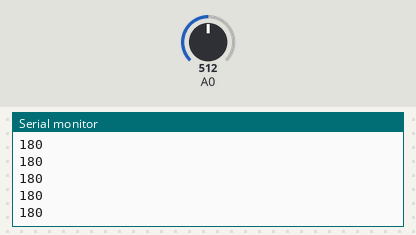
Bench run of a sketch on a simulated Arduino Uno, built with avr-gcc and run on an emulated ATmega328P. On the bench: the last lines printed to the serial monitor. Inputs (shaded band) come from the test bench; at power-on: A0 = 512.

Above: at 1.2 s.
1.3 s: A0 set to 716
At 1.31 s:
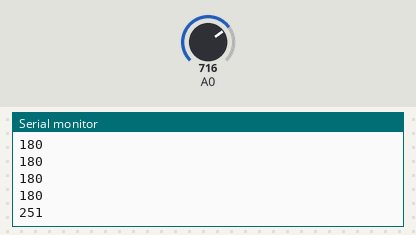
2.8 s: A0 set to 900
At 2.81 s:
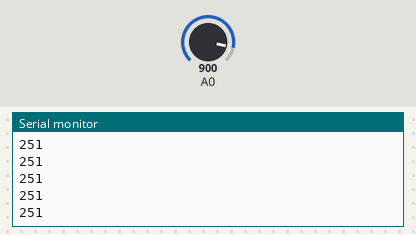
Timing chart, 0 to 5.8 s (numbered marks = the images above; inputs shaded):
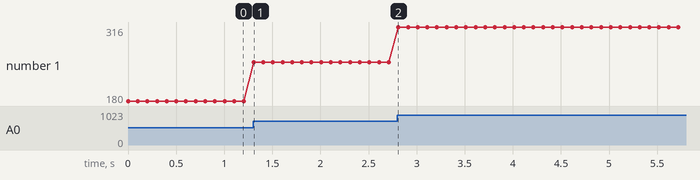

The sketch:

ShipController.ino
```cpp
int Heading; //Variable that will be used to get the direction of the ship

void setup() {

  Serial.begin(9600); //Begins the serial at 9600 bits per second
}

void loop() {

  Heading = analogRead(A0); //Reads what comes out of the A0 port and assigns it to the variable Heading

  Heading = map(Heading, 0, 1024, 0, 360); //Maps the 1024 that the potentiometer will give off onto the 360 degrees that the ship will turn in

  Serial.println(Heading); //Prints the Heading value to be read

  delay(100);//The amount of time delay between the value being printed
}
```

Measured:
- after the input at 1.3 s, the serial monitor: prints a new line at once (image 1)
- plotted number 1: 180 → 251 after the input at 1.3 s, 251 → 316 after the input at 2.8 s
